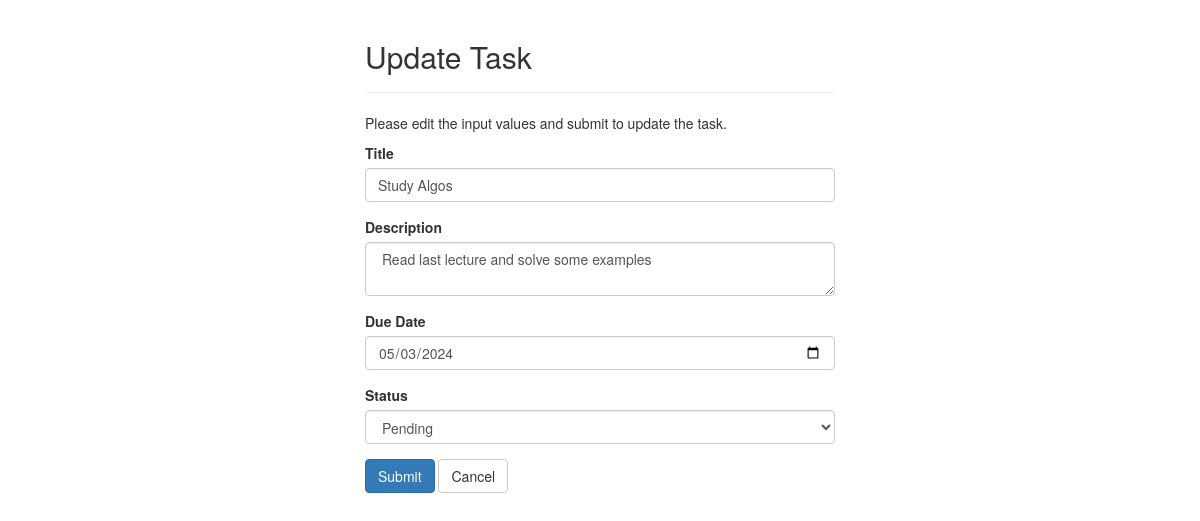
The app's page /View/update.php?Title=Study Algos with its own data.
### tables this page shows
CREATE TABLE `tasks` (
  `Title` varchar(50) NOT NULL,
  `Description` varchar(150) NOT NULL,
  `Due_Date` date NOT NULL,
  `Status` enum('Pending','In-progress','Completed') NOT NULL
);

### Model/Database.php (called while the page is built)
<?php
class Database {
    private $server = "localhost";
    private $username = "root";
    private $password = "";
    private $dbname = "Lab3";
    public function connectToDB() {
        $link = mysqli_connect($this->server, $this->username, $this->password, $this->dbname);
        if ($link)
            return $link;
        else {
            die("ERROR: Could not connect. " . mysqli_connect_error());
        }
    }
}

### Controller/updateController.php (called while the page is built)
<?php
$Title = $Description = $DueDate = $Status = "";
$Title_err = $Description_err = $DueDate_err = $Status_err = "";
if (isset($_POST["Title"]) && !empty($_POST["Title"])) {
    $Title = $_POST["Title"];
    $input_Title = trim($_POST["Title"]);
    if (empty($input_Title)) {
        $Title_err = "Please enter a Title.";
    } else {
        $Title = $input_Title;
    }
    $input_Description = trim($_POST["Description"]);
    if (empty($input_Description)) {
        $Description_err = "Please enter the Description.";
    } else {
        $Description = $input_Description;
    }
    $input_DueDate = trim($_POST["DueDate"]);
    if (empty($input_DueDate)) {
        $DueDate_err = "Please enter the DueDate.";
    } else {
        $DueDate = $input_DueDate;
    }
    $input_Status = trim($_POST["Status"]);
    if (empty($input_Status)) {
        $Status_err = "Please choose the Status.";
    } else {
        $Status = $input_Status;
    }
    if (empty($Title_err) && empty($Description_err) && empty($DueDate_err) && empty($Status_err)) {
        require_once '../Model/updateClass.php';
        $updator = new updateClass();
        if ($updator->update($Title, $Description, $DueDate, $Status)) {
            header("location: ../index.php");
        } else {
            echo "Something went wrong. Please try again later.";
        }
        mysqli_stmt_close($stmt);
    }
} else {
    if (isset($_GET["Title"]) && !empty(trim($_GET["Title"]))) {
        $Title = trim($_GET["Title"]);
        require_once '../Model/ReadClass.php';
        $reader = new ReadClass();
        if ($row = $reader->readOneRecord($Title)) {
            $Title = $row["Title"];
            $Description = $row["Description"];
            $DueDate = $row["Due_Date"];
            $Status = $row["Status"];
        }
        else {
            echo "Something went wrong. Please try again later.";
        }
    } else {
        header("location: error.php");
        exit();
    }
}
?>

### Model/ReadClass.php (called while the page is built, shortened)
<?php
require_once 'Database.php';
class ReadClass {
    private $link;
    public function __construct() {
        $this->db = new Database();
        $this->link = $this->db->connectToDB();
    }
    public function readOneRecord($Title) {
        $sql = "SELECT * FROM tasks WHERE Title = ?";
        if ($stmt = mysqli_prepare($this->link, $sql)) {
            mysqli_stmt_bind_param($stmt, "s", $Title);
            if (mysqli_stmt_execute($stmt)) {
                $result = mysqli_stmt_get_result($stmt);
                if (mysqli_num_rows($result) == 1) {
                    $row = mysqli_fetch_array($result, MYSQLI_ASSOC);
                    return $row;
                } else {
                    return false;
                }
            } else {
                return false;
            }
        }
        }
}

### View/update.php (the view, shortened to what this page needs)
<?php
require_once '../Controller/updateController.php';
?>
<!DOCTYPE html>
<html lang="en">
<head>
    <link rel="stylesheet" href="https://maxcdn.bootstrapcdn.com/bootstrap/3.3.7/css/bootstrap.css">
</head>
<body>
    <div class="wrapper">
        <div class="container-fluid">
            <div class="row">
                <div class="col-md-12">
                    <div class="page-header">
                        <h2>Update Task</h2>
                    </div>
                    <p>Please edit the input values and submit to update the task.</p>
                    <form action="../Controller/updateController.php" method="post">
                        <div class="form-group <?php echo (!empty($Title_err)) ? 'has-error' : ''; ?>">
                            <label>Title</label>
                            <input type="text" name="Title" class="form-control" maxlength="50" value="<?php echo $Title; ?>" required>
                        </div>
                        <div class="form-group <?php echo (!empty($Description_err)) ? 'has-error' : ''; ?>">
                            <label>Description</label>
                            <textarea type="text" name="Description" class="form-control" maxlength="150" required> <?php echo $Description; ?></textarea>
                        </div>
                        <div class="form-group <?php echo (!empty($DueDate_err)) ? 'has-error' : ''; ?>">
                            <label>Due Date</label>
                            <input type="date" name="DueDate" class="form-control" value="<?php echo $DueDate; ?>" required>
                        </div>
                        <div class="form-group <?php echo (!empty($Status_err)) ? 'has-error' : ''; ?>">
                            <label>Status</label>
                            <select class="form-control" name="Status" value="<?php echo $Status; ?>" required>
                                <option value="Pending">Pending</option>
                            </select>
                        </div>
                        <input type="submit" class="btn btn-primary" value="Submit">
                        <a href="../index.php" class="btn btn-default">Cancel</a>
                    </form>
                </div>
            </div>
        </div>
    </div>
</body>
</html>

### View/update.php (style rules this page uses)
.wrapper { width: 500px; margin: 0 auto; }

### records on screen
tasks: Title "Study Algos", Description "Read last lecture and solve some examples", DueDate "05/03/2024", Status "Pending"
